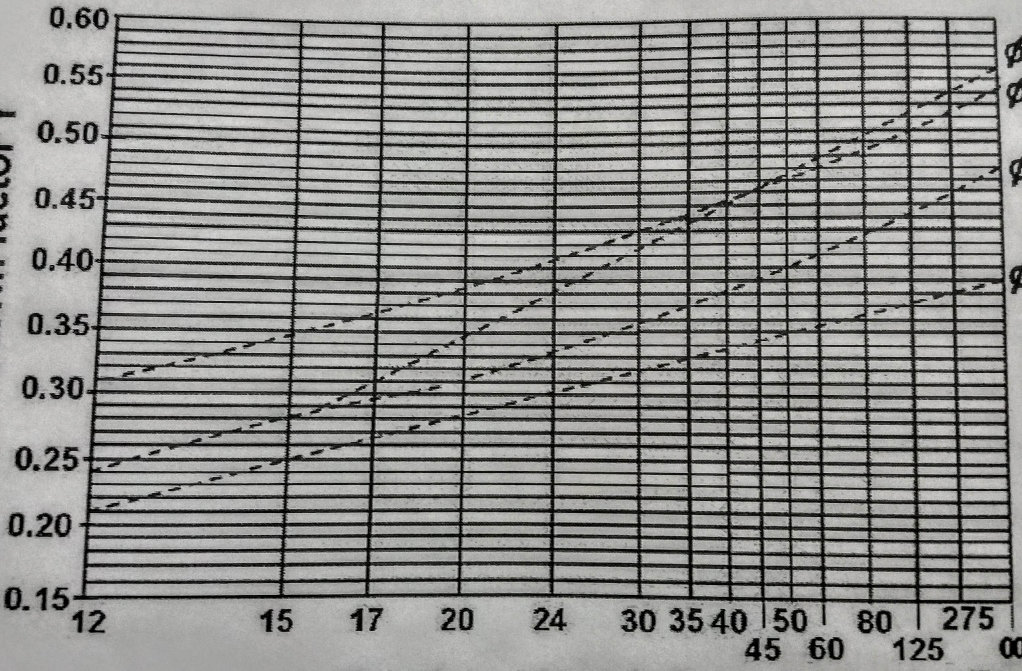
#> input picture dome/lewis.jpg, 3066 x 2011 px (shown at 1/3 size)
$ python lewis_factor_train.py
#> lines starting #> are read from the running program, lines starting #| are printed output that depends on the picture
import cv2
import numpy as np
import matplotlib.pyplot as plt

thresh = cv2.imread('lewis.jpg')
#> thresh is the input picture: shape (2011, 3066, 3); mean B, G, R 140.2, 142.3, 142.4

# mouse callback function
def pick_point(event, x, y, flags, param):
    global draw
    if event == cv2.EVENT_RBUTTONDOWN:
        draw = True
    elif event == cv2.EVENT_RBUTTONUP:
        draw = False
    elif event == cv2.EVENT_MOUSEMOVE:
        try:
            if draw:
                print('Drawing mode on')
                cv2.circle(thresh, (x, y), 20, (0, 0, 255), -1)
                phi.append((x, y))
        except(NameError):
            pass

cv2.namedWindow('Graph', cv2.WINDOW_NORMAL)
cv2.setMouseCallback('Graph', pick_point)

Y = {1799: 0.15, 1565: 0.2, 1367: 0.25, 1129: 0.3, 971: 0.35, 782: 0.4, 584: 0.45, 413: 0.5, 211: 0.55, 44: 0.6}
X = {246: 12, 848: 15, 1108: 17, 1373: 20, 1656: 24, 1916: 30, 2078: 35, 2199: 40, 2293: 45, 2374: 50, 2477: 60, 2621: 80, 2756: 125, 2881: 275, 3030: 300}
phi = []

ct = 0

while(1):
    cv2.imshow('Graph', thresh)
    k = cv2.waitKey(1) & 0xFF
#> (key Esc is pressed here)
    if k == 27:
        break
cv2.destroyAllWindows()


px, py = [], []
for (x, y) in phi:
    prevx, presx, prevy, presy = 246, 246, 1799, 1799
    for vx in X:
        prevx = presx
        presx = vx
        if x < vx:
            break
    for vy in Y:
        prevy = presy
        presy = vy
        if y > vy:
            break
    tx = X[prevx] + ((x - prevx)/(presx - prevx))*(X[presx] - X[prevx])
    ty = Y[prevy] + ((y - prevy)/(presy - prevy))*(Y[presy] - Y[prevy])
    px.append(tx)
    py.append(ty)

plt.plot(px, py)
plt.show()
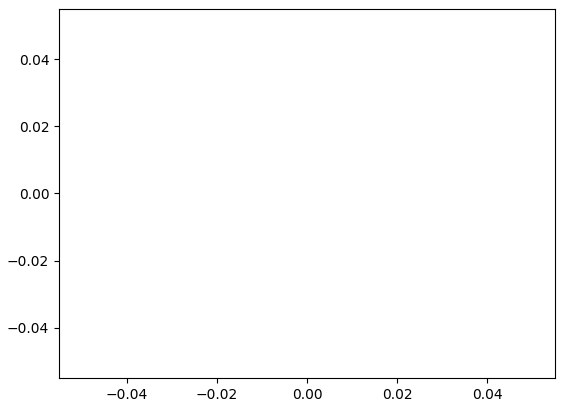
#> figure drawn by matplotlib, 1 panel

def get(n):
    i = 0
    while i < len(px):
        i += 1
        if n < px[i]:
            break
    out = py[i-1]+(py[i]-py[i-1])*((n-px[i-1])/(px[i]-px[i-1]))
    return out
